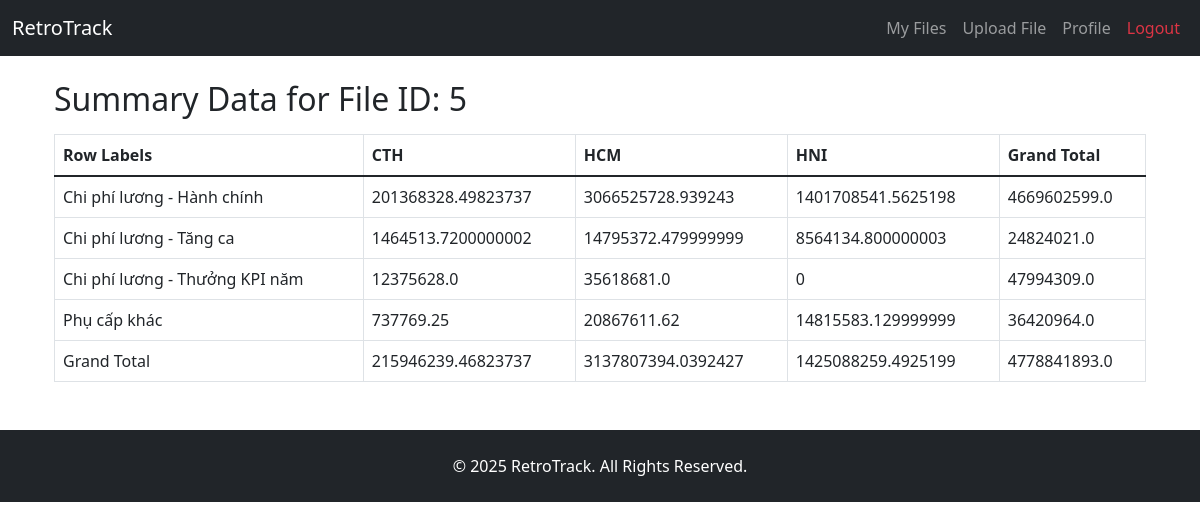
Page /view-summary/5 (signed in) on the committed database.
### app.py (models this page shows, shortened)
class SummaryData(db.Model):
    id = db.Column(db.Integer, primary_key=True)
    file_id = db.Column(db.Integer, db.ForeignKey('file.id'), nullable=False)
    row_labels = db.Column(db.String(255), nullable=False)
    cth = db.Column(db.Float, nullable=True)
    hcm = db.Column(db.Float, nullable=True)
    hni = db.Column(db.Float, nullable=True)
    grand_total = db.Column(db.Float, nullable=True)

### app.py (the view)
@app.route('/view-summary/<int:file_id>')
def view_summary(file_id):
    if 'user_id' not in session:
        flash('You need to log in.', 'danger')
        return redirect(url_for('login'))
    summary_rows = SummaryData.query.filter_by(file_id=file_id).all()
    return render_template('view_summary.html', rows=summary_rows, file_id=file_id)

### app.py (called while the page is built)
@app.context_processor
def inject_datetime():
    return {'now': datetime.utcnow()}

### templates/view_summary.html
{% extends "base.html" %}
{% block content %}
<div class="container mt-4">
    <h2>Summary Data for File ID: {{ file_id }}</h2>
    {% if rows %}
    <table class="table table-bordered mt-3">
        <thead>
            <tr>
                <th>Row Labels</th>
                <th>CTH</th>
                <th>HCM</th>
                <th>HNI</th>
                <th>Grand Total</th>
            </tr>
        </thead>
        <tbody>
            {% for row in rows %}
            <tr>
                <td>{{ row.row_labels }}</td>
                <td>{{ row.cth if row.cth else 0 }}</td>
                <td>{{ row.hcm if row.hcm else 0 }}</td>
                <td>{{ row.hni if row.hni else 0 }}</td>
                <td>{{ row.grand_total if row.grand_total else 0 }}</td>
            </tr>
            {% endfor %}
        </tbody>
    </table>
    {% else %}
        <p>No summary data found for this file.</p>
    {% endif %}
</div>
{% endblock %}

### rows in the picture
SummaryData: row_labels "Chi phí lương - Hành chính", cth "201368328.49823737", hcm "3066525728.939243", hni "1401708541.5625198", grand_total "4669602599.0"
SummaryData: row_labels "Chi phí lương - Tăng ca", cth "1464513.7200000002", hcm "14795372.479999999", hni "8564134.800000003", grand_total "24824021.0"
SummaryData: row_labels "Chi phí lương - Thưởng KPI năm", cth "12375628.0", hcm "35618681.0", hni "0", grand_total "47994309.0"
SummaryData: row_labels "Phụ cấp khác", cth "737769.25", hcm "20867611.62", hni "14815583.129999999", grand_total "36420964.0"
SummaryData: row_labels "Grand Total", cth "215946239.46823737", hcm "3137807394.0392427", hni "1425088259.4925199", grand_total "4778841893.0"

### other values in the picture
{{ file_id }} "5"
